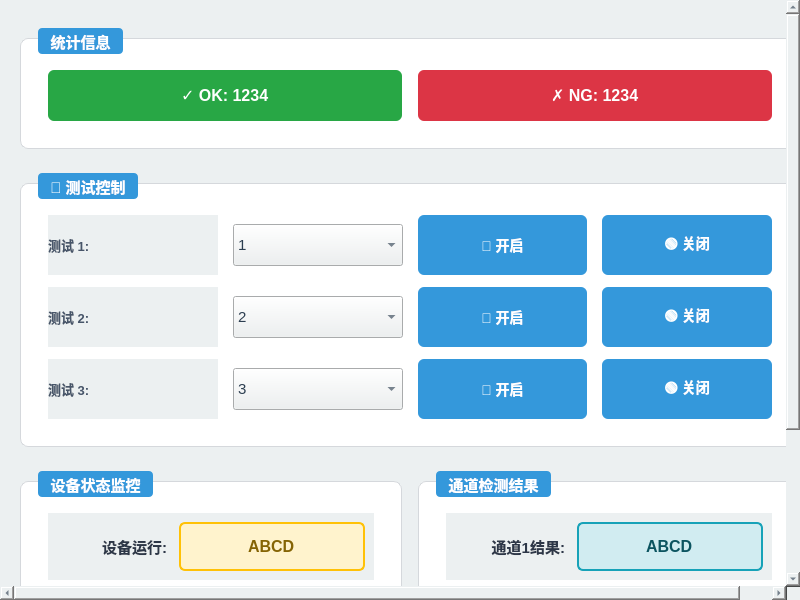
<?xml version="1.0" encoding="UTF-8"?>
<ui version="4.0">
 <class>PlcMonitor</class>
 <widget class="QWidget" name="PlcMonitor">
  <property name="geometry">
   <rect>
    <x>0</x>
    <y>0</y>
    <width>800</width>
    <height>600</height>
   </rect>
  </property>
  <property name="windowTitle">
   <string>PLC监控</string>
  </property>
  <property name="styleSheet">
   <string notr="true">
    /* ========== 主窗口基础样式 ========== */
    QWidget {
     background-color: #ecf0f1;
     font-family: 'Microsoft YaHei', 'SimHei', sans-serif;
     color: #2c3e50;
     font-size: 15px;
    }

    /* ========== 分组框卡片样式 ========== */
    QGroupBox {
     background-color: #ffffff;
     border: 1px solid #d5d8dc;
     border-radius: 8px;
     margin-top: 18px;
     padding: 22px 18px 18px 18px;
     font-weight: 600;
    }

    QGroupBox::title {
     subcontrol-origin: margin;
     subcontrol-position: top left;
     left: 18px;
     top: 8px;
     padding: 4px 10px;
     color: #2c3e50;
     font-weight: bold;
     font-size: 15px;
     background-color: #3498db;
     color: white;
     border-radius: 4px;
    }

    /* ========== 标签统一样式 ========== */
    QLabel {
     color: #5d6d7e;
     font-size: 14px;
     font-weight: 500;
    }

    /* ========== 按钮样式 ========== */
    QPushButton {
     background-color: #3498db;
     color: white;
     border: none;
     border-radius: 6px;
     padding: 10px 18px;
     font-weight: 600;
     font-size: 14px;
     min-width: 80px;
    }

    QPushButton:hover {
     background-color: #2980b9;
    }

    QPushButton:pressed {
     background-color: #21618c;
    }

    QPushButton:disabled {
     background-color: #bdc3c7;
     color: #ecf0f1;
    }

    /* ========== 输入框基础样式 ========== */
    QLineEdit {
     background-color: #ffffff;
     border: 1px solid #d5d8dc;
     border-radius: 6px;
     padding: 8px 12px;
     min-width: 150px;
     font-size: 14px;
     color: #2c3e50;
    }

    QLineEdit:focus {
     border-color: #3498db;
     background-color: #ffffff;
     outline: none;
    }

    QLineEdit:read-only {
     background-color: #f8f9fa;
    }

    /* ========== 下拉框下拉列表样式 ========== */
    QComboBox QAbstractItemView {
     background-color: #ffffff;
     border: 2px solid #cbd5e1;
     border-radius: 12px;
     selection-background-color: #3b82f6;
     selection-color: #ffffff;
     color: #1e293b;
     padding: 6px;
     outline: none;
    }

    QComboBox QAbstractItemView::item {
     min-height: 30px;
     padding: 8px 12px;
     border-radius: 8px;
     margin: 2px 4px;
    }

    QComboBox QAbstractItemView::item:selected {
     background-color: #3b82f6;
     color: #ffffff;
    }

    QComboBox QAbstractItemView::item:hover {
     background-color: #60a5fa;
     color: #ffffff;
    }
   </string>
  </property>
  <layout class="QVBoxLayout" name="verticalLayout">
   <property name="spacing">
    <number>0</number>
   </property>
   <property name="leftMargin">
    <number>0</number>
   </property>
   <property name="topMargin">
    <number>0</number>
   </property>
   <property name="rightMargin">
    <number>0</number>
   </property>
   <property name="bottomMargin">
    <number>0</number>
   </property>
   <item>
    <widget class="QScrollArea" name="scrollArea">
     <property name="styleSheet">
      <string notr="true">
       /* ========== 滚动区域样式 ========== */
       QScrollArea { 
        border: none; 
        background-color: transparent;
       }
       
       /* ========== 自定义滚动条样式 ========== */
       QScrollBar:vertical {
        background: #ecf0f1;
        width: 10px;
        border-radius: 5px;
       }
       
       QScrollBar::handle:vertical {
        background: #95a5a6;
        border-radius: 5px;
        min-height: 30px;
       }
       
       QScrollBar::handle:vertical:hover {
        background: #7f8c8d;
       }
       
       QScrollBar::add-line:vertical, QScrollBar::sub-line:vertical {
        height: 0px;
       }
       
       QScrollBar:horizontal {
        background: #ecf0f1;
        height: 10px;
        border-radius: 5px;
       }
       
       QScrollBar::handle:horizontal {
        background: #95a5a6;
        border-radius: 5px;
        min-width: 30px;
       }
       
       QScrollBar::handle:horizontal:hover {
        background: #7f8c8d;
       }
       
       QScrollBar::add-line:horizontal, QScrollBar::sub-line:horizontal {
        width: 0px;
       }
      </string>
     </property>
     <property name="widgetResizable">
      <bool>true</bool>
     </property>
     <widget class="QWidget" name="scrollAreaWidgetContents">
      <property name="geometry">
       <rect>
        <x>0</x>
        <y>0</y>
        <width>838</width>
        <height>645</height>
       </rect>
      </property>
      <layout class="QVBoxLayout" name="scrollLayout">
       <property name="spacing">
        <number>16</number>
       </property>
       <property name="leftMargin">
        <number>20</number>
       </property>
       <property name="topMargin">
        <number>20</number>
       </property>
       <property name="rightMargin">
        <number>20</number>
       </property>
       <property name="bottomMargin">
        <number>20</number>
       </property>
       <item>
        <widget class="QGroupBox" name="countGroupBox">
         <property name="title">
          <string>统计信息</string>
         </property>
         <layout class="QHBoxLayout" name="countLayout">
          <property name="spacing">
           <number>16</number>
          </property>
          <item>
           <widget class="QLineEdit" name="okCountValue">
            <property name="styleSheet">
             <string notr="true">
              /* ========== OK计数 ========== */
              background-color: #28a745;
              color: white;
              border: none;
              border-radius: 6px;
              padding: 8px 12px;
              font-weight: bold;
              font-size: 16px;
              min-height: 35px;
             </string>
            </property>
            <property name="text">
             <string>✓ OK: 1234</string>
            </property>
            <property name="alignment">
             <set>Qt::AlignCenter</set>
            </property>
            <property name="readOnly">
             <bool>true</bool>
            </property>
           </widget>
          </item>
          <item>
           <widget class="QLineEdit" name="ngCountValue">
            <property name="styleSheet">
             <string notr="true">
              /* ========== NG计数 ========== */
              background-color: #dc3545;
              color: white;
              border: none;
              border-radius: 6px;
              padding: 8px 12px;
              font-weight: bold;
              font-size: 16px;
              min-height: 35px;
             </string>
            </property>
            <property name="text">
             <string>✗ NG: 1234</string>
            </property>
            <property name="alignment">
             <set>Qt::AlignCenter</set>
            </property>
            <property name="readOnly">
             <bool>true</bool>
            </property>
           </widget>
          </item>
         </layout>
        </widget>
       </item>
       <item>
        <widget class="QGroupBox" name="testGroupBox">
         <property name="title">
          <string>🔬 测试控制</string>
         </property>
         <layout class="QGridLayout" name="testGridLayout">
          <property name="horizontalSpacing">
           <number>15</number>
          </property>
          <property name="verticalSpacing">
           <number>12</number>
          </property>
          <item row="0" column="0">
           <widget class="QLabel" name="test1Label">
            <property name="styleSheet">
             <string notr="true">font-size: 13px; color: #475569; font-weight: 600;</string>
            </property>
            <property name="text">
             <string>测试 1:</string>
            </property>
           </widget>
          </item>
          <item row="0" column="1">
           <widget class="QComboBox" name="test1Value">
            <property name="minimumSize"><size><width>110</width><height>42</height></size></property>
            <item><property name="text"><string>1</string></property></item>
            <item><property name="text"><string>2</string></property></item>
            <item><property name="text"><string>3</string></property></item>
            <item><property name="text"><string>4</string></property></item>
            <item><property name="text"><string>5</string></property></item>
            <item><property name="text"><string>6</string></property></item>
            <item><property name="text"><string>7</string></property></item>
            <item><property name="text"><string>8</string></property></item>
            <item><property name="text"><string>9</string></property></item>
            <item><property name="text"><string>10</string></property></item>
           </widget>
          </item>
          <item row="0" column="2">
           <widget class="QPushButton" name="test1Button">
            <property name="minimumSize"><size><width>100</width><height>60</height></size></property>
            <property name="text"><string>🔴 开启</string></property>
           </widget>
          </item>
          <item row="0" column="3">
           <widget class="QPushButton" name="test1OffButton">
            <property name="minimumSize"><size><width>100</width><height>60</height></size></property>
            <property name="text"><string>🟢 关闭</string></property>
           </widget>
          </item>
          <item row="1" column="0">
           <widget class="QLabel" name="test2Label">
            <property name="styleSheet">
             <string notr="true">font-size: 13px; color: #475569; font-weight: 600;</string>
            </property>
            <property name="text">
             <string>测试 2:</string>
            </property>
           </widget>
          </item>
          <item row="1" column="1">
           <widget class="QComboBox" name="test2Value">
            <property name="minimumSize"><size><width>110</width><height>42</height></size></property>
            <property name="currentIndex"><number>1</number></property>
            <item><property name="text"><string>1</string></property></item>
            <item><property name="text"><string>2</string></property></item>
            <item><property name="text"><string>3</string></property></item>
            <item><property name="text"><string>4</string></property></item>
            <item><property name="text"><string>5</string></property></item>
            <item><property name="text"><string>6</string></property></item>
            <item><property name="text"><string>7</string></property></item>
            <item><property name="text"><string>8</string></property></item>
            <item><property name="text"><string>9</string></property></item>
            <item><property name="text"><string>10</string></property></item>
           </widget>
          </item>
          <item row="1" column="2">
           <widget class="QPushButton" name="test2Button">
            <property name="minimumSize"><size><width>100</width><height>60</height></size></property>
            <property name="text"><string>🔴 开启</string></property>
           </widget>
          </item>
          <item row="1" column="3">
           <widget class="QPushButton" name="test2OffButton">
            <property name="minimumSize"><size><width>100</width><height>60</height></size></property>
            <property name="text"><string>🟢 关闭</string></property>
           </widget>
          </item>
          <item row="2" column="0">
           <widget class="QLabel" name="test3Label">
            <property name="styleSheet">
             <string notr="true">font-size: 13px; color: #475569; font-weight: 600;</string>
            </property>
            <property name="text">
             <string>测试 3:</string>
            </property>
           </widget>
          </item>
          <item row="2" column="1">
           <widget class="QComboBox" name="test3Value">
            <property name="minimumSize"><size><width>110</width><height>42</height></size></property>
            <property name="currentIndex"><number>2</number></property>
            <item><property name="text"><string>1</string></property></item>
            <item><property name="text"><string>2</string></property></item>
            <item><property name="text"><string>3</string></property></item>
            <item><property name="text"><string>4</string></property></item>
            <item><property name="text"><string>5</string></property></item>
            <item><property name="text"><string>6</string></property></item>
            <item><property name="text"><string>7</string></property></item>
            <item><property name="text"><string>8</string></property></item>
            <item><property name="text"><string>9</string></property></item>
            <item><property name="text"><string>10</string></property></item>
           </widget>
          </item>
          <item row="2" column="2">
           <widget class="QPushButton" name="test3Button">
            <property name="minimumSize"><size><width>100</width><height>60</height></size></property>
            <property name="text"><string>🔴 开启</string></property>
           </widget>
          </item>
          <item row="2" column="3">
           <widget class="QPushButton" name="test3OffButton">
            <property name="minimumSize"><size><width>100</width><height>60</height></size></property>
            <property name="text"><string>🟢 关闭</string></property>
           </widget>
          </item>
         </layout>
        </widget>
       </item>
       <item>
        <layout class="QHBoxLayout" name="mainContentLayout">
         <property name="spacing">
          <number>16</number>
         </property>
         <item>
          <widget class="QGroupBox" name="mainDataGroupBox">
           <property name="title">
            <string>设备状态监控</string>
           </property>
           <layout class="QVBoxLayout" name="mainDataLayout">
            <property name="spacing">
             <number>12</number>
            </property>
            <item>
             <widget class="QFrame" name="deviceRunningFrame">
              <property name="frameShape">
               <enum>QFrame::NoFrame</enum>
              </property>
              <property name="frameShadow">
               <enum>QFrame::Plain</enum>
              </property>
              <layout class="QGridLayout" name="deviceRunningLayout">
               <property name="horizontalSpacing">
                <number>12</number>
               </property>
               <property name="verticalSpacing">
                <number>8</number>
               </property>
               <item row="0" column="0">
                <widget class="QLabel" name="deviceRunningLabel">
                 <property name="styleSheet">
                  <string notr="true">
                   /* ========== 状态标签 ========== */
                   color: #2d3748;
                   font-size: 15px;
                   font-weight: 600;
                   min-width: 110px;
                  </string>
                 </property>
                 <property name="text">
                  <string>设备运行:</string>
                 </property>
                 <property name="alignment">
                  <set>Qt::AlignRight|Qt::AlignTrailing|Qt::AlignVCenter</set>
                 </property>
                </widget>
               </item>
               <item row="0" column="1">
                <widget class="QLineEdit" name="deviceRunningValue">
                 <property name="styleSheet">
                  <string notr="true">
                   /* ========== 设备运行状态 ========== */
                   background-color: #fff3cd;
                   border: 2px solid #ffc107;
                   border-radius: 6px;
                   padding: 12px 16px;
                   font-weight: 600;
                   font-size: 16px;
                   color: #856404;
                  </string>
                 </property>
                 <property name="text">
                  <string>ABCD</string>
                 </property>
                 <property name="alignment">
                  <set>Qt::AlignCenter</set>
                 </property>
                 <property name="readOnly">
                  <bool>true</bool>
                 </property>
                </widget>
               </item>
              </layout>
             </widget>
            </item>
            <item>
             <widget class="QFrame" name="deviceStatusFrame">
              <property name="frameShape">
               <enum>QFrame::NoFrame</enum>
              </property>
              <property name="frameShadow">
               <enum>QFrame::Plain</enum>
              </property>
              <layout class="QGridLayout" name="deviceStatusLayout">
               <property name="horizontalSpacing">
                <number>12</number>
               </property>
               <property name="verticalSpacing">
                <number>8</number>
               </property>
               <item row="0" column="0">
                <widget class="QLabel" name="deviceStatusLabel">
                 <property name="styleSheet">
                  <string notr="true">
                   /* ========== 状态标签 ========== */
                   color: #2d3748;
                   font-size: 15px;
                   font-weight: 600;
                   min-width: 110px;
                  </string>
                 </property>
                 <property name="text">
                  <string>设备状态:</string>
                 </property>
                 <property name="alignment">
                  <set>Qt::AlignRight|Qt::AlignTrailing|Qt::AlignVCenter</set>
                 </property>
                </widget>
               </item>
               <item row="0" column="1">
                <widget class="QLineEdit" name="deviceStatusValue">
                 <property name="styleSheet">
                  <string notr="true">
                   /* ========== 设备状态 ========== */
                   background-color: #fff3cd;
                   border: 2px solid #ffc107;
                   border-radius: 6px;
                   padding: 12px 16px;
                   font-weight: 600;
                   font-size: 16px;
                   color: #856404;
                  </string>
                 </property>
                 <property name="text">
                  <string>ABCD</string>
                 </property>
                 <property name="alignment">
                  <set>Qt::AlignCenter</set>
                 </property>
                 <property name="readOnly">
                  <bool>true</bool>
                 </property>
                </widget>
               </item>
              </layout>
             </widget>
            </item>
            <item>
             <widget class="QFrame" name="detectionResultFrame">
              <property name="frameShape">
               <enum>QFrame::NoFrame</enum>
              </property>
              <property name="frameShadow">
               <enum>QFrame::Plain</enum>
              </property>
              <layout class="QGridLayout" name="detectionResultLayout">
               <property name="horizontalSpacing">
                <number>12</number>
               </property>
               <property name="verticalSpacing">
                <number>8</number>
               </property>
               <item row="0" column="0">
                <widget class="QLabel" name="detectionResultLabel">
                 <property name="styleSheet">
                  <string notr="true">
                   /* ========== 状态标签 ========== */
                   color: #2d3748;
                   font-size: 15px;
                   font-weight: 600;
                   min-width: 110px;
                  </string>
                 </property>
                 <property name="text">
                  <string>检测结果:</string>
                 </property>
                 <property name="alignment">
                  <set>Qt::AlignRight|Qt::AlignTrailing|Qt::AlignVCenter</set>
                 </property>
                </widget>
               </item>
               <item row="0" column="1">
                <widget class="QLineEdit" name="detectionResultValue">
                 <property name="styleSheet">
                  <string notr="true">
                   /* ========== 检测结果 ========== */
                   background-color: #fff3cd;
                   border: 2px solid #ffc107;
                   border-radius: 6px;
                   padding: 12px 16px;
                   font-weight: 600;
                   font-size: 16px;
                   color: #856404;
                  </string>
                 </property>
                 <property name="text">
                  <string>ABCD</string>
                 </property>
                 <property name="alignment">
                  <set>Qt::AlignCenter</set>
                 </property>
                 <property name="readOnly">
                  <bool>true</bool>
                 </property>
                </widget>
               </item>
              </layout>
             </widget>
            </item>
           </layout>
          </widget>
         </item>
         <item>
          <widget class="QGroupBox" name="channelsGroupBox">
           <property name="title">
            <string>通道检测结果</string>
           </property>
           <layout class="QVBoxLayout" name="channelsLayout">
            <property name="spacing">
             <number>12</number>
            </property>
            <item>
             <widget class="QFrame" name="channel1Frame">
              <property name="frameShape">
               <enum>QFrame::NoFrame</enum>
              </property>
              <property name="frameShadow">
               <enum>QFrame::Plain</enum>
              </property>
              <layout class="QGridLayout" name="channel1Layout">
               <property name="horizontalSpacing">
                <number>12</number>
               </property>
               <property name="verticalSpacing">
                <number>8</number>
               </property>
               <item row="0" column="0">
                <widget class="QLabel" name="channel1Label">
                 <property name="styleSheet">
                  <string notr="true">
                   /* ========== 通道标签 ========== */
                   color: #2d3748;
                   font-size: 15px;
                   font-weight: 600;
                   min-width: 110px;
                  </string>
                 </property>
                 <property name="text">
                  <string>通道1结果:</string>
                 </property>
                 <property name="alignment">
                  <set>Qt::AlignRight|Qt::AlignTrailing|Qt::AlignVCenter</set>
                 </property>
                </widget>
               </item>
               <item row="0" column="1">
                <widget class="QLineEdit" name="channel1Value">
                 <property name="styleSheet">
                  <string notr="true">
                   /* ========== 通道1结果 ========== */
                   background-color: #d1ecf1;
                   border: 2px solid #17a2b8;
                   border-radius: 6px;
                   padding: 12px 16px;
                   font-weight: 600;
                   font-size: 16px;
                   color: #0c5460;
                  </string>
                 </property>
                 <property name="text">
                  <string>ABCD</string>
                 </property>
                 <property name="alignment">
                  <set>Qt::AlignCenter</set>
                 </property>
                 <property name="readOnly">
                  <bool>true</bool>
                 </property>
                </widget>
               </item>
              </layout>
             </widget>
            </item>
            <item>
             <widget class="QFrame" name="channel2Frame">
              <property name="frameShape">
               <enum>QFrame::NoFrame</enum>
              </property>
              <property name="frameShadow">
               <enum>QFrame::Plain</enum>
              </property>
              <layout class="QGridLayout" name="channel2Layout">
               <property name="horizontalSpacing">
                <number>12</number>
               </property>
               <property name="verticalSpacing">
                <number>8</number>
               </property>
               <item row="0" column="0">
                <widget class="QLabel" name="channel2Label">
                 <property name="styleSheet">
                  <string notr="true">
                   /* ========== 通道标签 ========== */
                   color: #2d3748;
                   font-size: 15px;
                   font-weight: 600;
                   min-width: 110px;
                  </string>
                 </property>
                 <property name="text">
                  <string>通道2结果:</string>
                 </property>
                 <property name="alignment">
                  <set>Qt::AlignRight|Qt::AlignTrailing|Qt::AlignVCenter</set>
                 </property>
                </widget>
               </item>
               <item row="0" column="1">
                <widget class="QLineEdit" name="channel2Value">
                 <property name="styleSheet">
                  <string notr="true">
                   /* ========== 通道2结果 ========== */
                   background-color: #d1ecf1;
                   border: 2px solid #17a2b8;
                   border-radius: 6px;
                   padding: 12px 16px;
                   font-weight: 600;
                   font-size: 16px;
                   color: #0c5460;
                  </string>
                 </property>
                 <property name="text">
                  <string>ABCD</string>
                 </property>
                 <property name="alignment">
                  <set>Qt::AlignCenter</set>
                 </property>
                 <property name="readOnly">
                  <bool>true</bool>
                 </property>
                </widget>
               </item>
              </layout>
             </widget>
            </item>
            <item>
             <widget class="QFrame" name="channel3Frame">
              <property name="frameShape">
               <enum>QFrame::NoFrame</enum>
              </property>
              <property name="frameShadow">
               <enum>QFrame::Plain</enum>
              </property>
              <layout class="QGridLayout" name="channel3Layout">
               <property name="horizontalSpacing">
                <number>12</number>
               </property>
               <property name="verticalSpacing">
                <number>8</number>
               </property>
               <item row="0" column="0">
                <widget class="QLabel" name="channel3Label">
                 <property name="styleSheet">
                  <string notr="true">
                   /* ========== 通道标签 ========== */
                   color: #2d3748;
                   font-size: 15px;
                   font-weight: 600;
                   min-width: 110px;
                  </string>
                 </property>
                 <property name="text">
                  <string>通道3结果:</string>
                 </property>
                 <property name="alignment">
                  <set>Qt::AlignRight|Qt::AlignTrailing|Qt::AlignVCenter</set>
                 </property>
                </widget>
               </item>
               <item row="0" column="1">
                <widget class="QLineEdit" name="channel3Value">
                 <property name="styleSheet">
                  <string notr="true">
                   /* ========== 通道3结果 ========== */
                   background-color: #d1ecf1;
                   border: 2px solid #17a2b8;
                   border-radius: 6px;
                   padding: 12px 16px;
                   font-weight: 600;
                   font-size: 16px;
                   color: #0c5460;
                  </string>
                 </property>
                 <property name="text">
                  <string>ABCD</string>
                 </property>
                 <property name="alignment">
                  <set>Qt::AlignCenter</set>
                 </property>
                 <property name="readOnly">
                  <bool>true</bool>
                 </property>
                </widget>
               </item>
              </layout>
             </widget>
            </item>
           </layout>
          </widget>
         </item>
        </layout>
       </item>
      </layout>
     </widget>
    </widget>
   </item>
  </layout>
 </widget>
 <resources/>
 <connections/>
</ui>
